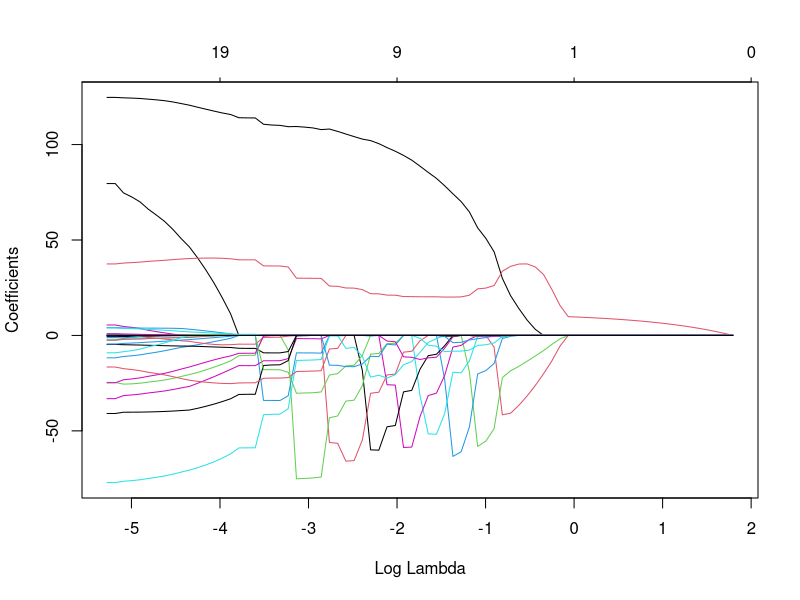
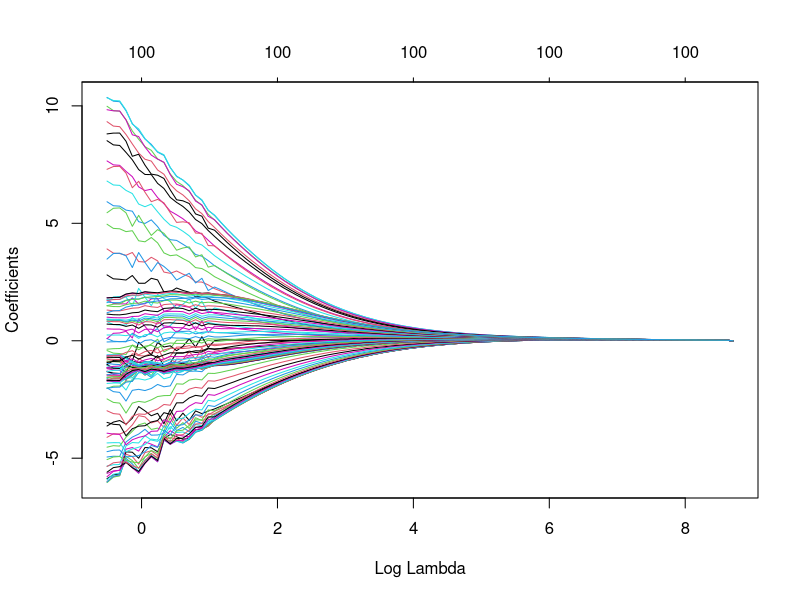
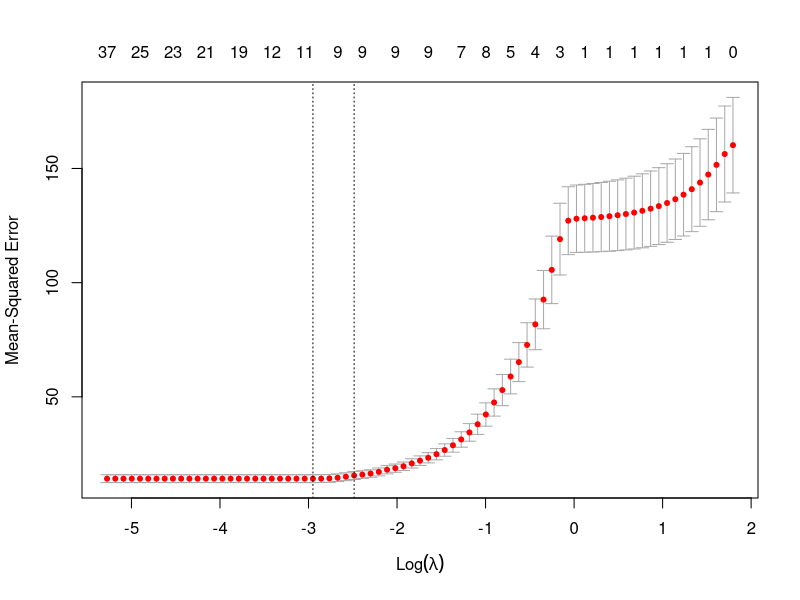
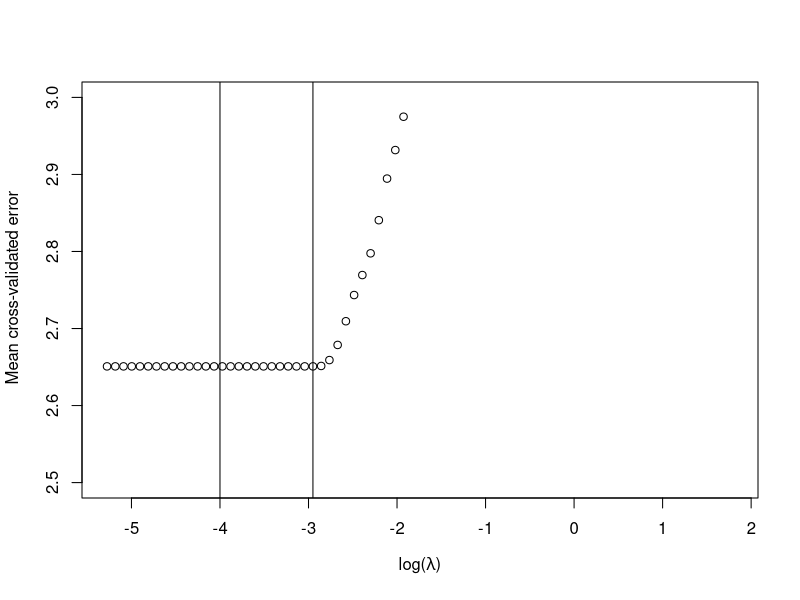

R code for these plots, in order: (Note: this script raises an error after producing the figures.)
###############################################################################
##                            Assignment 1                                   ##
###############################################################################

#  ------------------------     Task 1    ----------------------------------  #

# Read csv file 
tecator = read.csv("tecator.csv")
tecator_modified = data.frame(tecator[,-1], row.names = tecator[,1])

# Split dataframe into train and test (50/50)
n = dim(tecator_modified)[1]
set.seed(12345)
id = sample(1:n, floor(n*0.5))
train = tecator_modified[id,]

id1 = setdiff(1:n, id)
set.seed(12345)
id2 = sample(id1, floor(n*0.5))
test = tecator_modified[id2,]

train1 = train[,1:(ncol(train)-3)]

# Fit linear regression to the training data
m_train=lm(train$Fat~. -1, train[,1:(ncol(train)-3)])

# predict(m_train)
summary(m_train)

summary(m_train)$coefficient

predict(m_train, train)

# Estimate the training error
mean((train$Fat - predict(m_train, train)) ^ 2)
# Estimate the training error
mean((test$Fat - predict(m_train, test)) ^ 2)


# According to https://towardsdatascience.com/ridge-and-lasso-regression-a-complete-guide-with-python-scikit-learn-e20e34bcbf0b: 
# On the other hand if we have large number of features and test score is 
# relatively poor than the training score then it’s the problem of 
# over-generalization or over-fitting."

#  ------------------------     Task 2    ----------------------------------  #

# TODO: Find 

#  ------------------------     Task 3    ----------------------------------  #

library(glmnet)

# Define response variables
response = train$Fat

# Define matrix of predictor variable
covariates = as.matrix(train[,1:(ncol(train)-3)])

# Fit LASSO regression model to training data
model_lasso = glmnet(as.matrix(covariates), response, alpha = 1, 
                     family="gaussian")

# Produce plot of coefficients by lambda value
plot(model_lasso, xvar="lambda")

# A summary of the glmnet path at each step is displayed if we just 
# enter the object name or use the print function:
summary = print(model_lasso)
# It shows from left to right the number of nonzero coefficients (Df), 
# the percent (of null) deviance explained (%dev) and the value of 𝜆 (Lambda).

# Get the 𝜆-value of the rows in which the nonzero coefficients (Df) are 3:
lambda = summary[summary$Df==3,3]
lambda

#  ------------------------     Task 4    ----------------------------------  #

# Fit Ridge regression model to training data
model_ridge = glmnet(as.matrix(covariates), response, alpha = 0, 
                     family="gaussian")

# Produce plot of coefficients by lambda value
plot(model_ridge, xvar="lambda")


#  ------------------------     Task 5    ----------------------------------  #

# Perform k-fold cross-validation to find optimal lambda value
cv_model_lasso = cv.glmnet(as.matrix(covariates), response, alpha=1, 
                     family="gaussian")

# Find optimal lambda value that minimizes test MSE
best_lambda = cv_model_lasso$lambda.min
best_lambda
log(best_lambda)

plot(cv_model_lasso)
# Produce plot of test MSE by lambda value
plot(x = log(cv_model_lasso$lambda), y = log(cv_model_lasso$cvm), 
     xlab =expression(paste("log(", lambda, ")")), 
     ylab = " Mean cross-validated error", ylim = c(2.5,3))
abline(v=log(best_lambda))
abline(v=-4)

help("cv.glmnet")

coeff = coef(optimal_model_lasso, s="lambda.min")
coeff

# Function to count amount of selected variables
# count_variables = function(coeff){
#   count = 0
#   dim = nrow(coeff)
#   for (i in 1:dim){
#     if (coeff[i,1] != 0){
#       count = count + 1
#     }
#   }
#   return(count)
# }

# count_variables(coefficients(optimal_model_lasso))

optimal_model_lasso = glmnet(as.matrix(covariates), response, alpha=1, 
                                   family="gaussian", lambda = best_lambda)

comparison_model_lasso = glmnet(as.matrix(covariates), response, alpha=1, 
                                                    family="gaussian", lambda = exp(-4))
print(optimal_model_lasso)
print(comparison_model_lasso)


# TODO: plot label vs predicted values in scatter plot 
plot(x = train$Fat, y =  )





# y = train$Fat
# y
# 
# ynew = predict(cv_model_lasso, newx = as.matrix(covariates), type = "response")[,1]
# ynew
#   
# 
# sum((ynew-mean(y))^2)/sum((y-mean(y))^2)
# 
# sum((ynew-y)^2)
# 
# coeff
